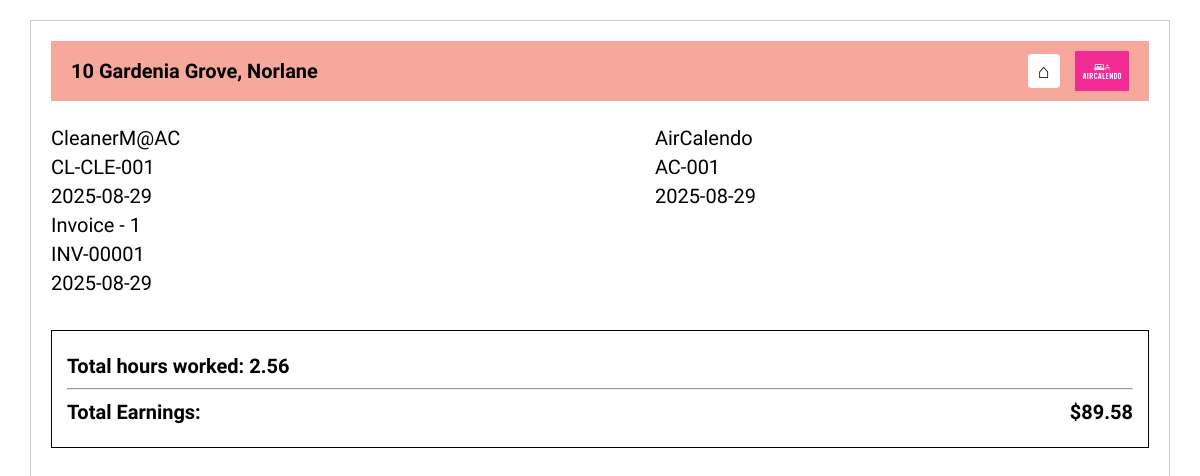
The app's page /invoices (signed in), older data.
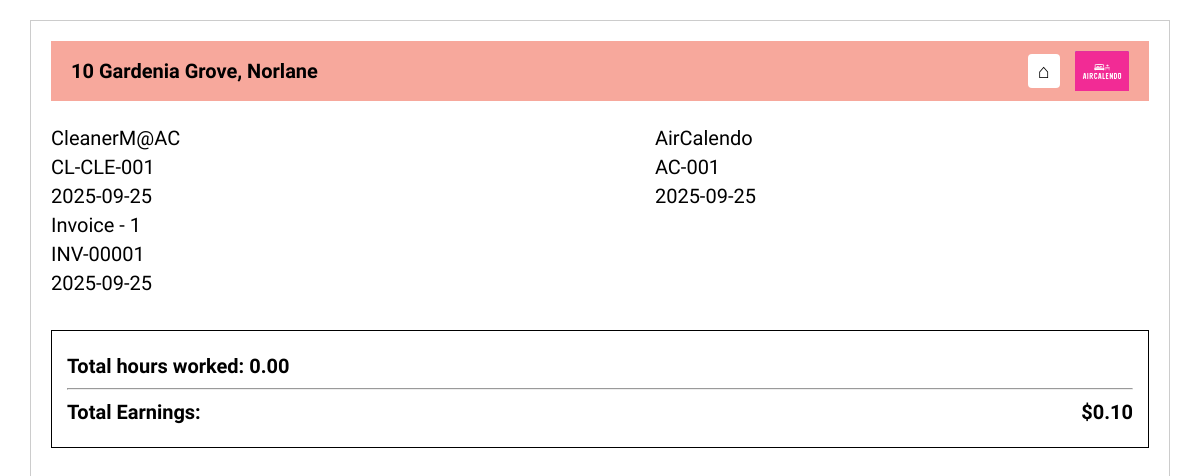
The same page, newer data.
### tables this page shows
CREATE TABLE bookings (
                id INTEGER PRIMARY KEY AUTOINCREMENT,
                client_name TEXT,
                date TEXT,
                time TEXT,
                location TEXT,
                cleaner TEXT
            );

### app.py (the view, shortened to what this page needs)
@app.route('/invoices')
def invoices():
    try:
        role = session.get('role')
        if not role:
            return redirect(url_for('home'))
        conn = get_db()
        c = conn.cursor()
        today = datetime.now().date()
        week_ago = today - timedelta(days=7)
        username = session.get('username', 'User')
        total_hours_worked = 0
        total_earnings = 0
        invoice_data = []
        cleaners_invoice = []
        hourly_rate = 35
        if role in ['owner', 'cleaner']:
            try:
                c.execute('''
                    SELECT COALESCE(SUM(hours_worked), 0) FROM attendance
                    WHERE user_id = ? AND clock_out BETWEEN ? AND ?
                ''', (session['user_id'], week_ago.isoformat() + " 00:00:00", today.isoformat() + " 23:59:59"))
                result = c.fetchone()
                total_hours_worked = result[0] if result and result[0] is not None else 0
                print(f"DEBUG: Found {total_hours_worked} hours worked in the week based on clock_out")
            except Exception as e:
                print(f"Error calculating hours: {e}")
                total_hours_worked = 0
        print(f"DEBUG: total_hours_worked={total_hours_worked}, hourly_rate={hourly_rate}")
        total_earnings = float(total_hours_worked) * float(hourly_rate)
        print(f"DEBUG: total_earnings={total_earnings}")
        if role == 'cleaner':
            try:
                c.execute('''
                    SELECT id, client_name, date, time FROM bookings
                    WHERE cleaner=?
                    ORDER BY date DESC
                ''', (username,))
                bookings = c.fetchall()
                invoice_data = []
                for booking in bookings:
                    booking_id, client_name, date_str, time_str = booking
                    try:
                        start_datetime = date_str + " 00:00:00"
                        end_datetime = date_str + " 23:59:59"
                        c.execute('''
                            SELECT id, clock_in, clock_out, hours_worked FROM attendance
                            WHERE user_id = ? AND
                            (
                                (clock_in BETWEEN ? AND ?) OR
                                (clock_out BETWEEN ? AND ?)
                            )
                        ''', (session['user_id'], start_datetime, end_datetime, start_datetime, end_datetime))
                        attendance_records = c.fetchall()
                        print(f"DEBUG: Booking {booking_id} date: {date_str}")
                        for record in attendance_records:
                            print(f"DEBUG: Attendance record clock_in: {record[1]}, clock_out: {record[2]}, hours_worked: {record[3]}")
                        hours_worked = sum([record[3] for record in attendance_records if record[3] is not None])
                        print(f"DEBUG: Booking {booking_id} hours_worked={hours_worked} (sum of attendance records)")
                        earning = hours_worked * hourly_rate
                        print(f"DEBUG: Booking {booking_id} earning={earning}")
                        invoice_data.append({
                            'client_name': client_name or 'Unknown Client',
                            'date': date_str or '',
                            'time': time_str or '',
                            'hours_worked': hours_worked,
                            'earning': earning
                        })
                    except Exception as e:
                        print(f"Error processing booking {booking_id}: {e}")
                        invoice_data.append({
                            'client_name': client_name or 'Unknown Client',
                            'date': date_str or '',
                            'time': time_str or '',
                            'hours_worked': 0,
                            'earning': 0
                        })
            except Exception as e:
                print(f"Error getting cleaner bookings: {e}")
                invoice_data = []
            c.execute('''
                SELECT COALESCE(SUM(hours_worked), 0) FROM attendance
                WHERE user_id = ?
            ''', (session['user_id'],))
            result = c.fetchone()
            total_hours_worked = result[0] if result and result[0] is not None else 0
            total_earnings = float(total_hours_worked) * float(hourly_rate)
            print(f"DEBUG: Total hours worked (all time): {total_hours_worked}")
            print(f"DEBUG: Total earnings (all time): {total_earnings}")
            return render_template('invoice.html',
                                 username=username,
                                 invoice_data=invoice_data,
                                 role=role,
                                 total_hours_worked=total_hours_worked,
                                 total_earnings=total_earnings)
        return redirect(url_for('home'))
    except Exception as e:
        print(f"Error in invoices route: {e}")
        return render_template('invoice.html',
                             username=session.get('username', 'User'),
                             invoice_data=[],
                             cleaners_invoice=[],
                             role=session.get('role'),
                             total_hours_worked=0,
                             total_earnings=0,
                             error="Unable to load invoice data")

### app.py (called while the page is built)
def get_db():
    if '_database' not in g:
        g._database = sqlite3.connect(DATABASE, check_same_thread=False)
    return g._database

@app.teardown_appcontext
def close_connection(exception):
    db = g.pop('_database', None)
    if db is not None:
        db.close()

### templates/invoice.html (shortened to what this page needs)
<!DOCTYPE html>
<html lang="en">
<head>
    <link rel="stylesheet" href="/static/invoice.css" />
</head>
<body>
    <div class="invoice-container">
        <header class="invoice-header">
            <div class="address">10 Gardenia Grove, Norlane</div>
            <div class="header-right">
                {% if role == 'owner' %}
                    <a href="/owner_dashboard" class="home-button" title="Home">&#8962;</a>
                {% elif role == 'cleaner' %}
                    <a href="/cleaner_dashboard" class="home-button" title="Home">&#8962;</a>
                {% else %}
                    <a href="/" class="home-button" title="Home">&#8962;</a>
                {% endif %}
                <img src="/static/aircalendo logo.png" alt="Aircalendo Logo" class="logo" />
            </div>
        </header>
        {% if error %}
            <section class="invoice-summary-box">
                <p style="color: red; text-align: center; font-weight: bold;">{{ error }}</p>
                <p style="text-align: center;">No invoice data available at this time.</p>
            </section>
        {% elif role == 'cleaner' and invoice_data %}
            <section class="invoice-details">
                <div class="left-details">
                    <p class="name">{{ username or 'User' }}</p>
                    <p class="id">CL-{{ (username or 'XXX')[:3].upper() }}-001</p>
                    <p class="date">{{ invoice_data[0].date if invoice_data and invoice_data[0].date else 'N/A' }}</p>
                    <p class="invoice-number">Invoice - 1</p>
                    <p class="invoice-id">INV-00001</p>
                    <p class="invoice-date">{{ invoice_data[0].date if invoice_data and invoice_data[0].date else '' }}</p>
                </div>
                <div class="right-details">
                    <p class="name">AirCalendo</p>
                    <p class="id">AC-001</p>
                    <p class="date">{{ invoice_data[0].date if invoice_data and invoice_data[0].date else '' }}</p>
                </div>
            </section>
            <section class="invoice-summary-box">
                <p style="font-weight: bold;">Total hours worked: {{ "%.2f"|format(total_hours_worked or 0) }}</p>
                <hr />
                <p><strong>Total Earnings:</strong> <span class="price">${{ "%.2f"|format(total_earnings or 0) }}</span></p>
            </section>
        {% endif %}
    </div>
</body>
</html>

Row changes from the older to the newer data that the page shows:
removed bookings: cleaner "CleanerM@AC", date "2025-08-29"
added bookings: date "2025-09-25"
Text that changed along with them:
{{ username or 'User' }}: (not shown) → "CleanerM@AC"
{{ "%.2f"|format(total_hours_worked or 0) }}: "2.56" → "0.00"
{{ "%.2f"|format(total_earnings or 0) }}: "89.58" → "0.10"
